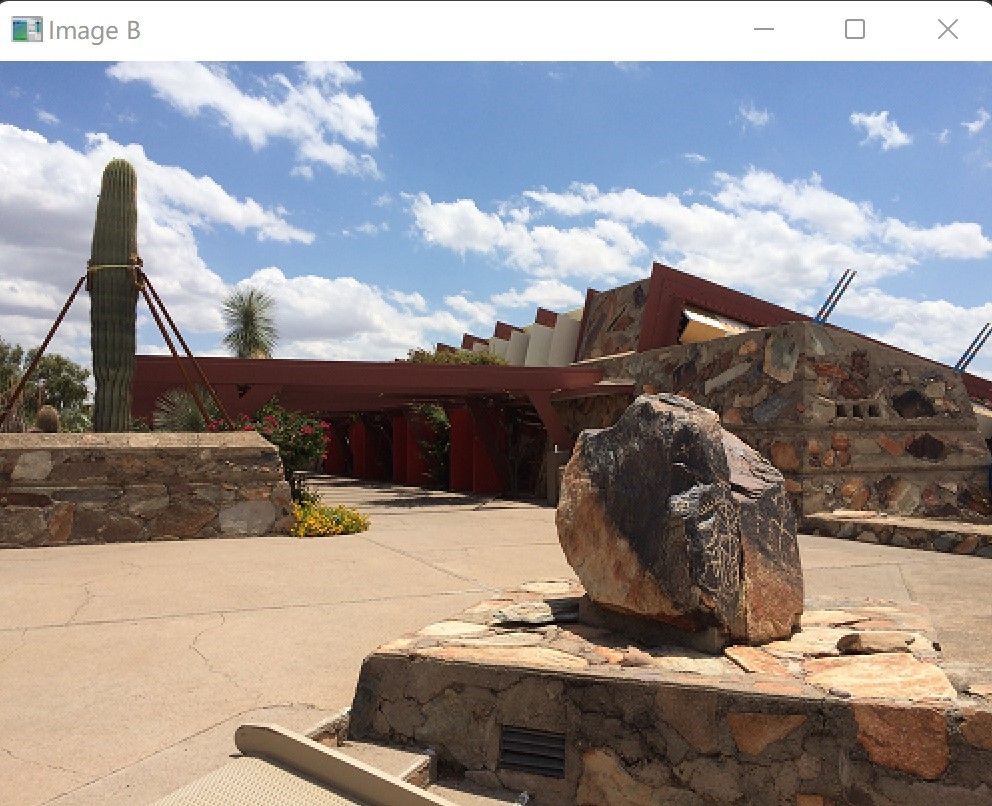
#> input picture project6/image3.jpg, 992 x 806 px
$ python main.py
#> lines starting #> are read from the running program, lines starting #| are printed output that depends on the picture
import cv2
import numpy as np

# 读取两幅图像
img1 = cv2.imread('image3.jpg', cv2.IMREAD_GRAYSCALE)
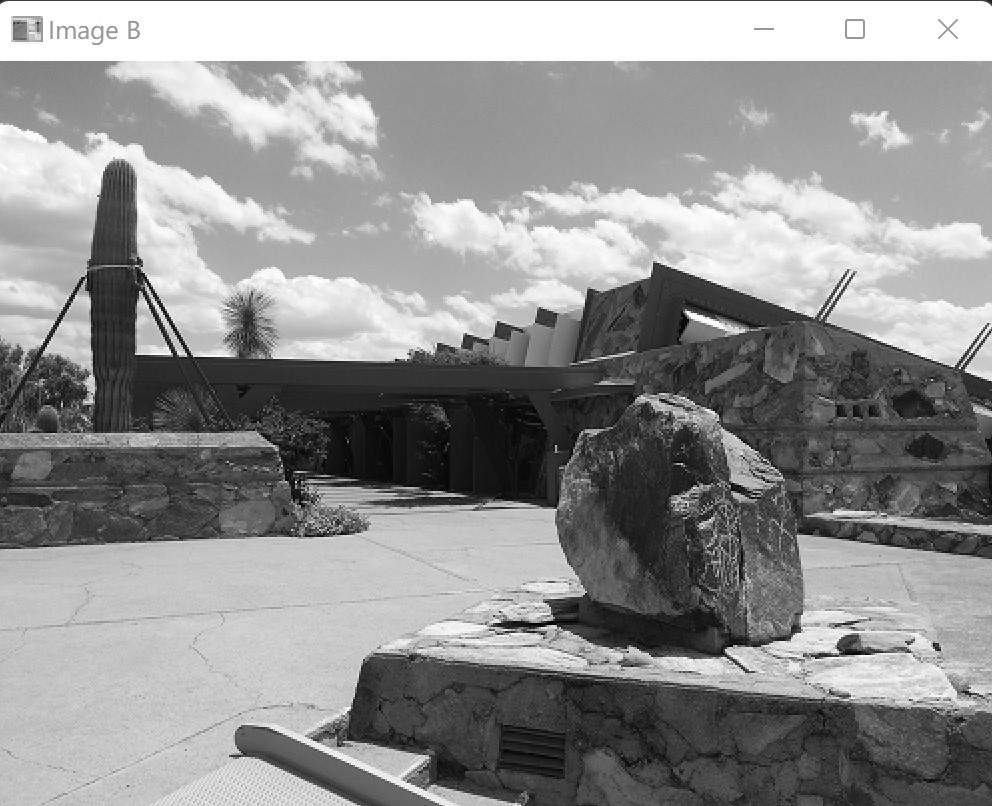
#> img1: shape (806, 992); min 0, max 255, mean 145.5
img2 = cv2.imread('image3.jpg', cv2.IMREAD_GRAYSCALE)

# 定义sift对象
sift = cv2.SIFT_create()

# 检测关键点和计算描述子
kp1, des1 = sift.detectAndCompute(img1, None)
#> kp1 = 1974 keypoints; strongest (x, y, size): (181, 353, 5.3), (936, 646, 5.3), (849, 647, 14.9), (163, 309, 3.2)
kp2, des2 = sift.detectAndCompute(img2, None)
#> kp2 has the same summary as kp1

# 创建匹配器对象BFMatcher
bf = cv2.BFMatcher()

# 在第一幅图像中对每个关键点寻找与之匹配的特征点
matches = bf.knnMatch(des1, des2, k=2)
#> matches = 1974 matches

# 通过KNN筛选最佳匹配点
good_matches = []
for m, n in matches:
    if m.distance < 0.75 * n.distance:
        good_matches.append(m)
#> after the loop, good_matches = 1974 matches

# 提取匹配对应的关键点在源图像和目标图像上的坐标
src_pts = np.float32([kp1[m.queryIdx].pt for m in good_matches]).reshape(-1, 1, 2)
#> src_pts = 1974 rows, first 8: [2.36, 411.6], [4.23, 498.9], [4.4, 391.8], [4.4, 391.8], [4.4, 391.8], [4.69, 120.7], [5.75, 452.7], [6.84, 347.6]
dst_pts = np.float32([kp2[m.trainIdx].pt for m in good_matches]).reshape(-1, 1, 2)
#> dst_pts has the same summary as src_pts

# 使用RANSAC算法进行特征点匹配，排除错误匹配和重复特征点
M, mask = cv2.findHomography(src_pts, dst_pts, cv2.RANSAC, 5.0)
#> M = [[1, 3.51e-15, -8.47e-13], [-1.32e-15, 1, -2.15e-13], [-3.1e-18, 6.23e-18, 1]]; mask = 1974 values from 1 to 1
matches_mask = np.ravel(mask).tolist()
#> matches_mask = 1974 values from 1 to 1
good_matches = [m for i, m in enumerate(good_matches) if matches_mask[i] == 1]

# 绘制匹配结果
img3 = cv2.drawMatches(img1, kp1, img2, kp2, good_matches, None, flags=2)
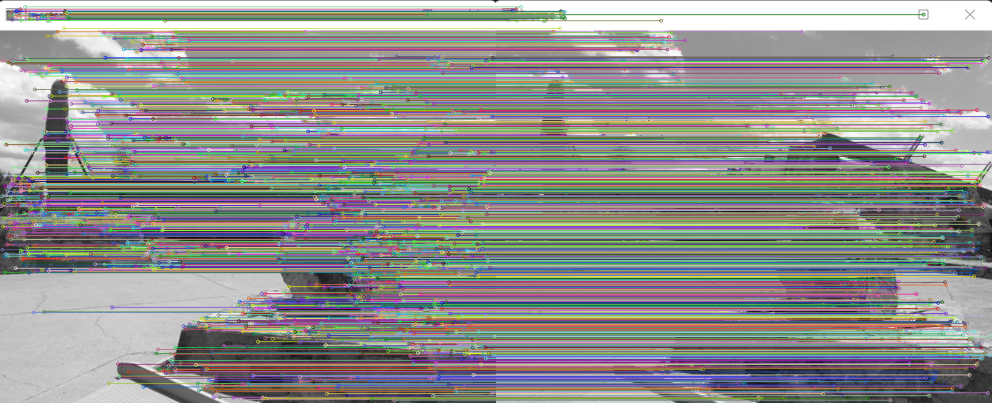
#> img3: shape (806, 1984, 3) (shown at 1/2 size); mean of channels 0, 1, 2 141.4, 143.5, 143.9; drawn as B, G, R

# 显示结果
cv2.imshow("Matching result", img3)
cv2.waitKey(0)
cv2.destroyAllWindows()

$ run again, with project6/image.jpg copied over project6/image3.jpg
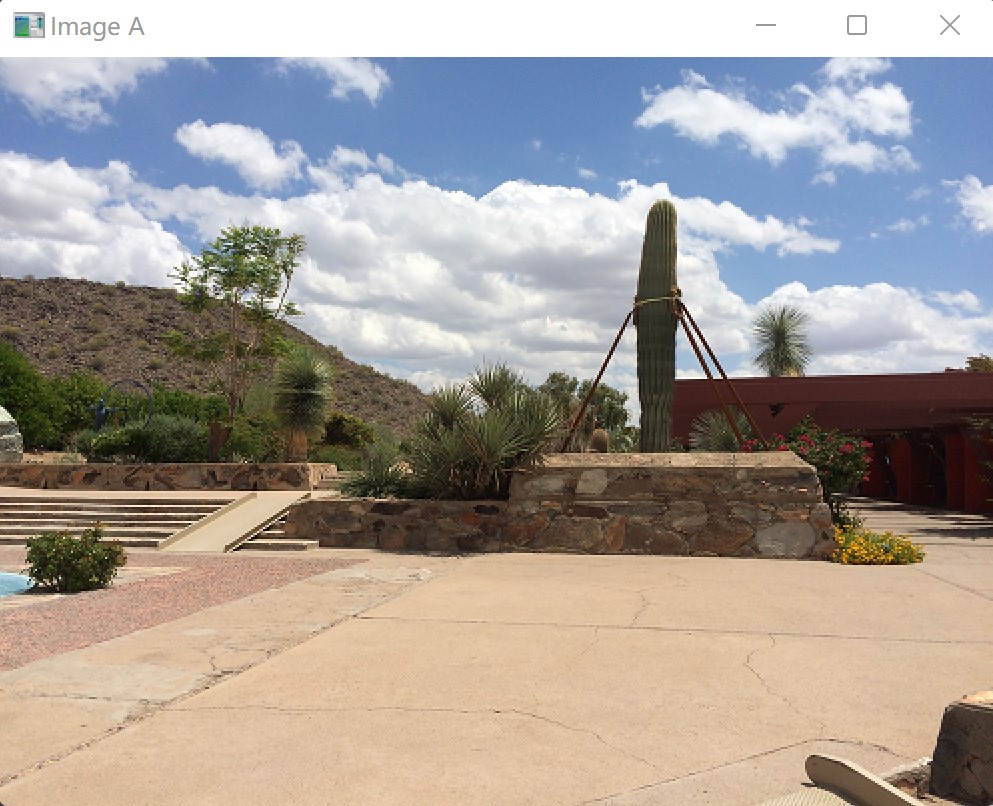
#> input picture project6/image.jpg, 993 x 806 px
#> `img1 = cv2.imread('image3.jpg', cv2.IMREAD_GRAYSCALE)`:
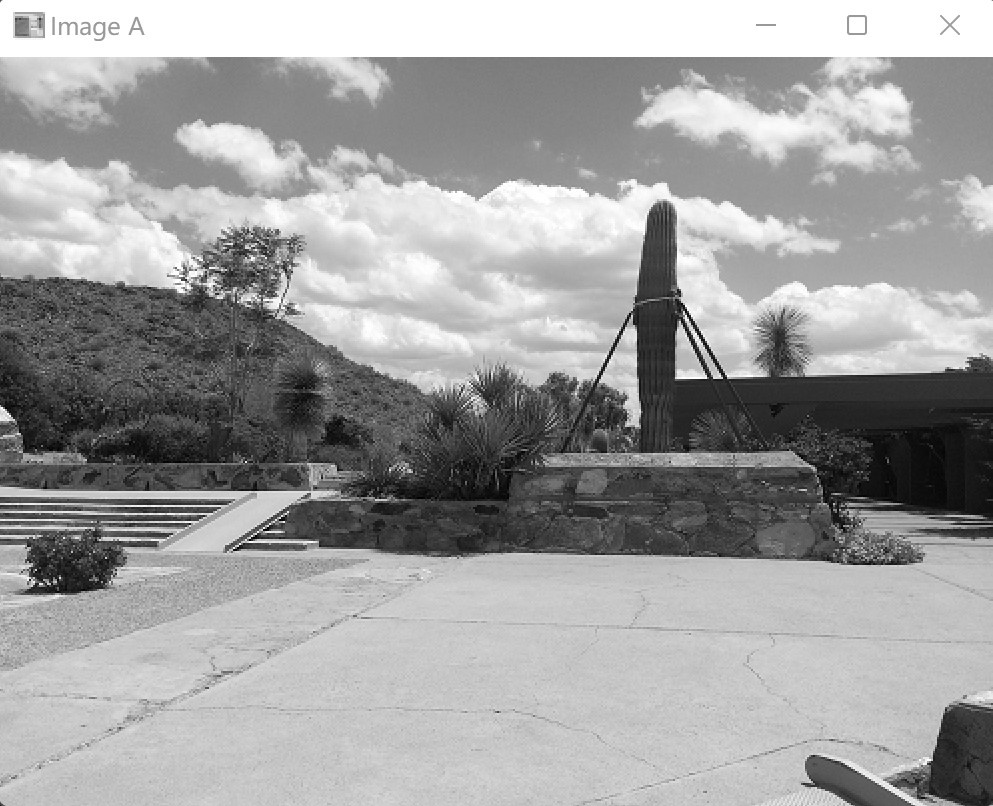
#> img1: shape (806, 993); min 0, max 255, mean 159.8
#> kp1 = 1941 keypoints; strongest (x, y, size): (41, 584, 2.4), (699, 333, 3), (701, 336, 3.2), (703, 340, 3)
#> kp2 has the same summary as kp1
#> matches = 1941 matches
#> src_pts = 1941 rows, first 8: [2.28, 468.7], [3.04, 625.9], [3.04, 625.9], [3.58, 275.9], [4.15, 473.6], [4.15, 473.6], [4.4, 377.9], [4.4, 377.9]
#> dst_pts has the same summary as src_pts
#> M = [[1, -1.18e-15, -1.02e-12], [3.06e-15, 1, -1.08e-12], [8.17e-18, -2.77e-18, 1]]; mask = 1941 values from 1 to 1
#> `img3 = cv2.drawMatches(img1, kp1, img2, kp2, good_matches, None, flags..`:
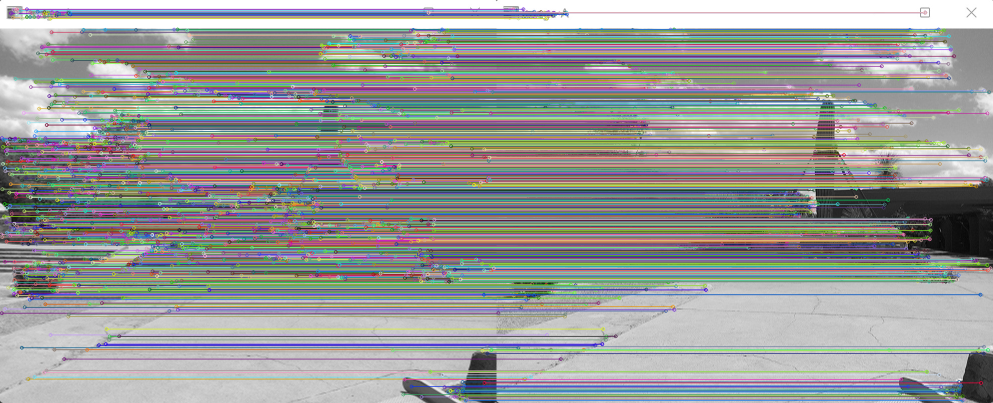
#> img3: shape (806, 1986, 3) (shown at 1/2 size); mean of channels 0, 1, 2 152.6, 154.2, 152.6; drawn as B, G, R
